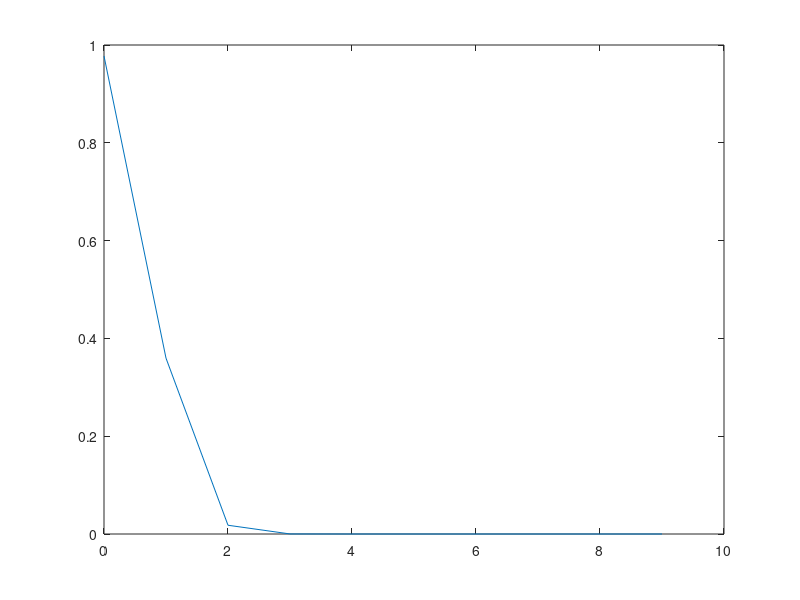
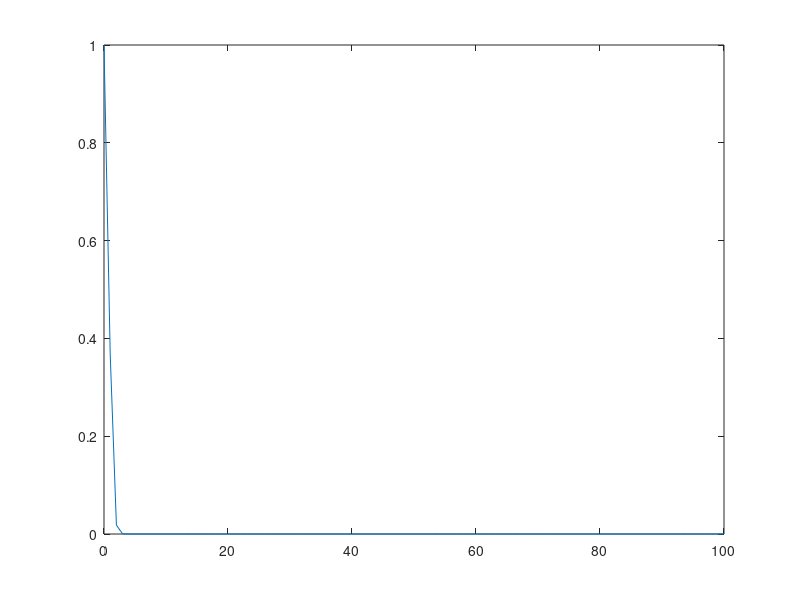

Source code (MATLAB) for these figures, in order:
close all;

% testing the shape of the activation function. logistic
L=1; % maximum
k=.25; % curve steepness, also determines how low is the initial start
b=1;
% b=2/3;
% a=1.7159;
a = 1;
d = 2;
sigma2 = .5;
v = 1;

maxDist = 100;
steps = 1;
maxDist_weights = 0.15;
minDist_weights = .001;

x = 0:steps:maxDist;
% xaxis = 0:steps:maxDist;

% xlog = log(v./((d*x.^2)./d));
% xlog = 1./((d*(x.^2))./d);

% plot(-x,xlog)

% acts = L ./ (1 + exp(-k * xlog));
% acts = tanh(xlog);
% acts = a.*tanh(b.*x);

mse_max = sum(repelem(maxDist_weights,d).^2) / d;
mse_min = sum(repelem(minDist_weights,d).^2) / d;


acts_min = (1-tanh(mse_max))*exp(-(x.^2) / (2*sigma2));
acts_max = (1-tanh(mse_min))*exp(-(x.^2) / (2*sigma2));
acts_min_total = sum(acts_min);
acts_max_total = sum(acts_max);

figure
plot(x(1:10),acts_min(1:10))

figure
plot(x,acts_max)

% note, however, that the weights aren't updated linearly. Rather, they
% also travel along and exp() curve. 

% the total change will be approximately the difference between acts max
% and acts min
changeTot = acts_max_total - acts_min_total;

% so, we want that change to occur over the course of about 60 trials
% although there are a total of 72 trials, if saturation doesn't occur
% until the very end of the second half, it'llbe easier to preserve the
% performance of the lesioned networks durign the low ambiguity condition,
% during which they're still seeing many features
eta = changeTot / 60;

% ah, but, that eta happens ~20 times per fixation, and an average of 10
% fixations occur per trial
eta_use = eta /( 20*20);
eta_use
